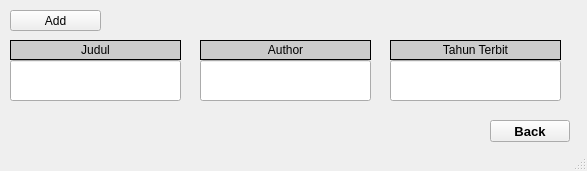
<?xml version="1.0" encoding="UTF-8"?>
<ui version="4.0">
 <class>AddBook_linkedlist_user</class>
 <widget class="QMainWindow" name="AddBook_linkedlist_user">
  <property name="geometry">
   <rect>
    <x>0</x>
    <y>0</y>
    <width>587</width>
    <height>171</height>
   </rect>
  </property>
  <property name="windowTitle">
   <string>MainWindow</string>
  </property>
  <widget class="QWidget" name="centralwidget">
   <widget class="QLineEdit" name="lineEdit_title_user">
    <property name="geometry">
     <rect>
      <x>10</x>
      <y>60</y>
      <width>171</width>
      <height>41</height>
     </rect>
    </property>
    <property name="font">
     <font>
      <pointsize>15</pointsize>
     </font>
    </property>
    <property name="styleSheet">
     <string notr="true">selection-background-color: rgb(219, 99, 44);</string>
    </property>
   </widget>
   <widget class="QLineEdit" name="lineEdit_Author_user">
    <property name="geometry">
     <rect>
      <x>200</x>
      <y>60</y>
      <width>171</width>
      <height>41</height>
     </rect>
    </property>
    <property name="font">
     <font>
      <pointsize>15</pointsize>
     </font>
    </property>
    <property name="styleSheet">
     <string notr="true">selection-background-color: rgb(219, 99, 44);</string>
    </property>
   </widget>
   <widget class="QPushButton" name="pushButton_add">
    <property name="geometry">
     <rect>
      <x>10</x>
      <y>10</y>
      <width>91</width>
      <height>21</height>
     </rect>
    </property>
    <property name="text">
     <string>Add</string>
    </property>
   </widget>
   <widget class="QLineEdit" name="lineEdit_Year_user">
    <property name="geometry">
     <rect>
      <x>390</x>
      <y>60</y>
      <width>171</width>
      <height>41</height>
     </rect>
    </property>
    <property name="font">
     <font>
      <pointsize>15</pointsize>
     </font>
    </property>
    <property name="styleSheet">
     <string notr="true">selection-background-color: rgb(219, 99, 44);</string>
    </property>
   </widget>
   <widget class="QLabel" name="label">
    <property name="geometry">
     <rect>
      <x>0</x>
      <y>-60</y>
      <width>591</width>
      <height>211</height>
     </rect>
    </property>
    <property name="text">
     <string/>
    </property>
    <property name="pixmap">
     <pixmap resource="Resource.qrc">:/Resource/Image/ONLINE PLAYBOOK (3).png</pixmap>
    </property>
    <property name="scaledContents">
     <bool>true</bool>
    </property>
   </widget>
   <widget class="QPushButton" name="pushButton_4">
    <property name="geometry">
     <rect>
      <x>490</x>
      <y>120</y>
      <width>80</width>
      <height>22</height>
     </rect>
    </property>
    <property name="font">
     <font>
      <pointsize>10</pointsize>
      <bold>true</bold>
     </font>
    </property>
    <property name="text">
     <string>Back</string>
    </property>
   </widget>
   <widget class="QLabel" name="label_2">
    <property name="geometry">
     <rect>
      <x>10</x>
      <y>40</y>
      <width>171</width>
      <height>20</height>
     </rect>
    </property>
    <property name="font">
     <font>
      <underline>false</underline>
     </font>
    </property>
    <property name="styleSheet">
     <string notr="true">color: rgb(0, 0, 0);
background-color: rgb(203, 203, 203);</string>
    </property>
    <property name="frameShape">
     <enum>QFrame::Panel</enum>
    </property>
    <property name="text">
     <string>Judul</string>
    </property>
    <property name="alignment">
     <set>Qt::AlignCenter</set>
    </property>
   </widget>
   <widget class="QLabel" name="label_3">
    <property name="geometry">
     <rect>
      <x>200</x>
      <y>40</y>
      <width>171</width>
      <height>20</height>
     </rect>
    </property>
    <property name="font">
     <font>
      <underline>false</underline>
     </font>
    </property>
    <property name="styleSheet">
     <string notr="true">color: rgb(0, 0, 0);
background-color: rgb(203, 203, 203);</string>
    </property>
    <property name="frameShape">
     <enum>QFrame::Panel</enum>
    </property>
    <property name="text">
     <string>Author</string>
    </property>
    <property name="alignment">
     <set>Qt::AlignCenter</set>
    </property>
   </widget>
   <widget class="QLabel" name="label_4">
    <property name="geometry">
     <rect>
      <x>390</x>
      <y>40</y>
      <width>171</width>
      <height>20</height>
     </rect>
    </property>
    <property name="font">
     <font>
      <underline>false</underline>
     </font>
    </property>
    <property name="styleSheet">
     <string notr="true">color: rgb(0, 0, 0);
background-color: rgb(203, 203, 203);</string>
    </property>
    <property name="frameShape">
     <enum>QFrame::Panel</enum>
    </property>
    <property name="text">
     <string>Tahun Terbit</string>
    </property>
    <property name="alignment">
     <set>Qt::AlignCenter</set>
    </property>
   </widget>
   <zorder>label</zorder>
   <zorder>lineEdit_title_user</zorder>
   <zorder>lineEdit_Author_user</zorder>
   <zorder>pushButton_add</zorder>
   <zorder>lineEdit_Year_user</zorder>
   <zorder>pushButton_4</zorder>
   <zorder>label_2</zorder>
   <zorder>label_3</zorder>
   <zorder>label_4</zorder>
  </widget>
  <widget class="QStatusBar" name="statusbar"/>
 </widget>
 <resources>
  <include location="Resource.qrc"/>
 </resources>
 <connections/>
</ui>
